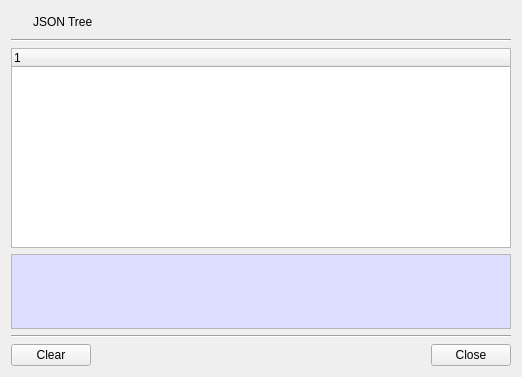
<?xml version="1.0" encoding="UTF-8"?>
<ui version="4.0">
 <class>JSONTreeDlg</class>
 <widget class="QDialog" name="JSONTreeDlg">
  <property name="geometry">
   <rect>
    <x>0</x>
    <y>0</y>
    <width>518</width>
    <height>377</height>
   </rect>
  </property>
  <property name="windowTitle">
   <string>JSON Tree View</string>
  </property>
  <layout class="QVBoxLayout" name="verticalLayout">
   <item>
    <layout class="QGridLayout" name="gridLayout_2">
     <property name="topMargin">
      <number>0</number>
     </property>
     <item row="0" column="1">
      <widget class="QLabel" name="mTitleLabel">
       <property name="text">
        <string>JSON Tree</string>
       </property>
      </widget>
     </item>
     <item row="0" column="0">
      <widget class="QPushButton" name="pushButton">
       <property name="minimumSize">
        <size>
         <width>16</width>
         <height>0</height>
        </size>
       </property>
       <property name="maximumSize">
        <size>
         <width>16</width>
         <height>16777215</height>
        </size>
       </property>
       <property name="text">
        <string/>
       </property>
       <property name="icon">
        <iconset resource="bereditor.qrc">
         <normaloff>:/images/json.png</normaloff>:/images/json.png</iconset>
       </property>
       <property name="flat">
        <bool>true</bool>
       </property>
      </widget>
     </item>
    </layout>
   </item>
   <item>
    <widget class="Line" name="line">
     <property name="orientation">
      <enum>Qt::Horizontal</enum>
     </property>
    </widget>
   </item>
   <item>
    <widget class="QTreeWidget" name="mMsgTree">
     <property name="minimumSize">
      <size>
       <width>500</width>
       <height>200</height>
      </size>
     </property>
     <property name="contextMenuPolicy">
      <enum>Qt::CustomContextMenu</enum>
     </property>
     <column>
      <property name="text">
       <string notr="true">1</string>
      </property>
     </column>
    </widget>
   </item>
   <item>
    <widget class="QPlainTextEdit" name="mMsgText">
     <property name="palette">
      <palette>
       <active>
        <colorrole role="Base">
         <brush brushstyle="SolidPattern">
          <color alpha="255">
           <red>221</red>
           <green>221</green>
           <blue>255</blue>
          </color>
         </brush>
        </colorrole>
       </active>
       <inactive>
        <colorrole role="Base">
         <brush brushstyle="SolidPattern">
          <color alpha="255">
           <red>221</red>
           <green>221</green>
           <blue>255</blue>
          </color>
         </brush>
        </colorrole>
       </inactive>
       <disabled/>
      </palette>
     </property>
     <property name="focusPolicy">
      <enum>Qt::NoFocus</enum>
     </property>
     <property name="acceptDrops">
      <bool>false</bool>
     </property>
     <property name="readOnly">
      <bool>true</bool>
     </property>
    </widget>
   </item>
   <item>
    <widget class="Line" name="line_2">
     <property name="orientation">
      <enum>Qt::Horizontal</enum>
     </property>
    </widget>
   </item>
   <item>
    <layout class="QGridLayout" name="gridLayout">
     <item row="0" column="1">
      <spacer name="horizontalSpacer">
       <property name="orientation">
        <enum>Qt::Horizontal</enum>
       </property>
       <property name="sizeHint" stdset="0">
        <size>
         <width>40</width>
         <height>20</height>
        </size>
       </property>
      </spacer>
     </item>
     <item row="0" column="2">
      <widget class="QPushButton" name="mCloseBtn">
       <property name="text">
        <string>Close</string>
       </property>
      </widget>
     </item>
     <item row="0" column="0">
      <widget class="QPushButton" name="mClearBtn">
       <property name="text">
        <string>Clear</string>
       </property>
      </widget>
     </item>
    </layout>
   </item>
  </layout>
 </widget>
 <tabstops>
  <tabstop>pushButton</tabstop>
  <tabstop>mMsgTree</tabstop>
  <tabstop>mMsgText</tabstop>
  <tabstop>mClearBtn</tabstop>
  <tabstop>mCloseBtn</tabstop>
 </tabstops>
 <resources>
  <include location="bereditor.qrc"/>
 </resources>
 <connections/>
</ui>
